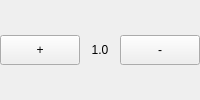
       <widget class="QFrame" name="frame_2">
        <property name="minimumSize">
         <size>
          <width>100</width>
          <height>40</height>
         </size>
        </property>
        <property name="maximumSize">
         <size>
          <width>300</width>
          <height>16777215</height>
         </size>
        </property>
        <property name="frameShape">
         <enum>QFrame::NoFrame</enum>
        </property>
        <property name="frameShadow">
         <enum>QFrame::Plain</enum>
        </property>
        <property name="midLineWidth">
         <number>-1</number>
        </property>
        <layout class="QHBoxLayout" name="horizontalLayout_14">
         <property name="spacing">
          <number>0</number>
         </property>
         <property name="leftMargin">
          <number>0</number>
         </property>
         <property name="topMargin">
          <number>0</number>
         </property>
         <property name="rightMargin">
          <number>0</number>
         </property>
         <property name="bottomMargin">
          <number>0</number>
         </property>
         <item>
          <widget class="QPushButton" name="stepup_button">
           <property name="minimumSize">
            <size>
             <width>30</width>
             <height>30</height>
            </size>
           </property>
           <property name="maximumSize">
            <size>
             <width>100</width>
             <height>16777215</height>
            </size>
           </property>
           <property name="text">
            <string>+</string>
           </property>
          </widget>
         </item>
         <item>
          <widget class="QLabel" name="label_stepsize">
           <property name="minimumSize">
            <size>
             <width>30</width>
             <height>0</height>
            </size>
           </property>
           <property name="maximumSize">
            <size>
             <width>100</width>
             <height>16777215</height>
            </size>
           </property>
           <property name="text">
            <string>1.0</string>
           </property>
           <property name="alignment">
            <set>Qt::AlignCenter</set>
           </property>
          </widget>
         </item>
         <item>
          <widget class="QPushButton" name="stepdown_button">
           <property name="minimumSize">
            <size>
             <width>30</width>
             <height>30</height>
            </size>
           </property>
           <property name="maximumSize">
            <size>
             <width>100</width>
             <height>16777215</height>
            </size>
           </property>
           <property name="text">
            <string>-</string>
           </property>
          </widget>
         </item>
        </layout>
       </widget>
